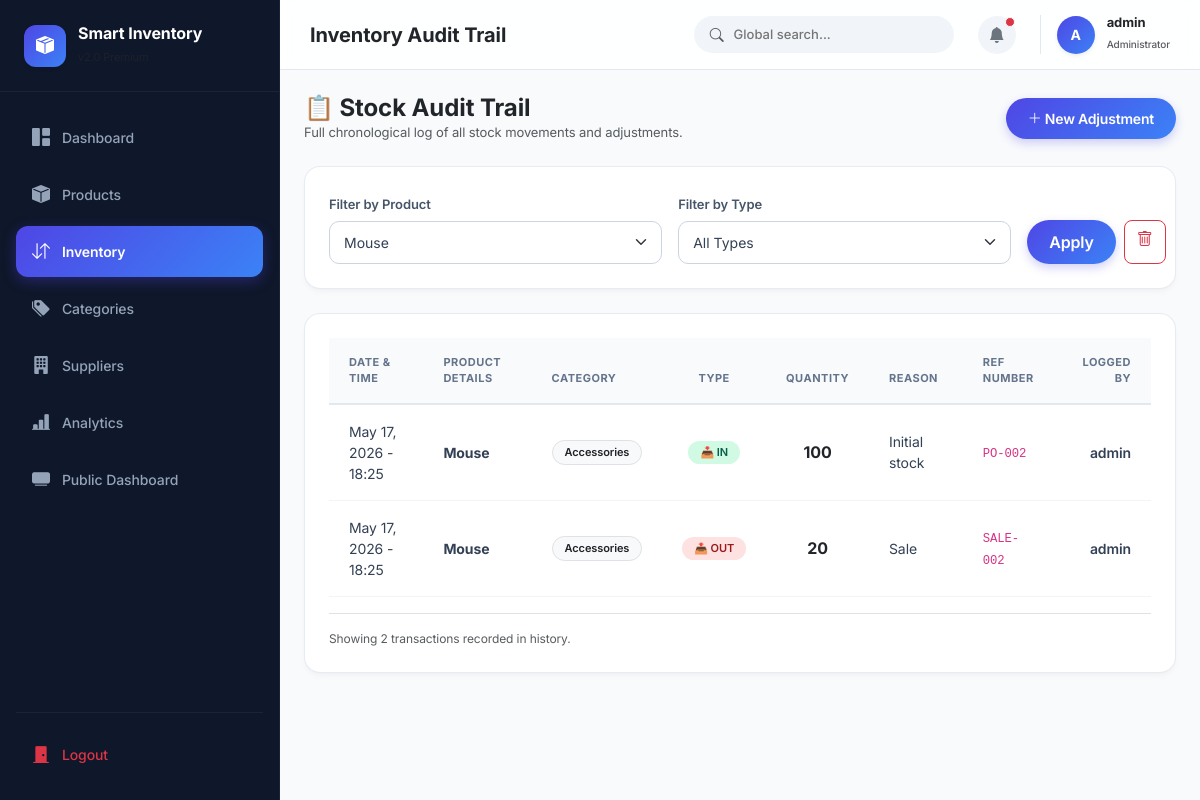
The page /inventory/history.php?product_id=2 (signed in) on the database its author committed.
### tables this page shows
CREATE TABLE IF NOT EXISTS stock_movements (
    id INT PRIMARY KEY AUTO_INCREMENT,
    product_id INT NOT NULL,
    movement_type ENUM('IN', 'OUT') NOT NULL,
    quantity INT NOT NULL,
    reason VARCHAR(100),
    reference_no VARCHAR(50),
    created_by INT,
    created_at TIMESTAMP DEFAULT CURRENT_TIMESTAMP,
    FOREIGN KEY (product_id) REFERENCES products(id) ON DELETE CASCADE,
    FOREIGN KEY (created_by) REFERENCES users(id),
    INDEX idx_product (product_id),
    INDEX idx_type (movement_type),
    INDEX idx_date (created_at)
);

CREATE TABLE IF NOT EXISTS products (
    id INT PRIMARY KEY AUTO_INCREMENT,
    name VARCHAR(100) NOT NULL,
    category VARCHAR(50),
    price DECIMAL(10, 2),
    supplier_id INT,
    sku VARCHAR(50),
    description TEXT,
    barcode VARCHAR(50),
    created_at TIMESTAMP DEFAULT CURRENT_TIMESTAMP,
    updated_at TIMESTAMP DEFAULT CURRENT_TIMESTAMP ON UPDATE CURRENT_TIMESTAMP,
    INDEX idx_name (name),
    INDEX idx_category (category)
);

CREATE TABLE IF NOT EXISTS users (
    id INT PRIMARY KEY AUTO_INCREMENT,
    username VARCHAR(50) UNIQUE NOT NULL,
    password VARCHAR(255) NOT NULL,
    created_at TIMESTAMP DEFAULT CURRENT_TIMESTAMP
);

### inventory/history.php (the view, shortened to what this page needs)
<?php
require_once '../config/db.php';
$filter_product = trim($_GET['product_id'] ?? '');
$filter_type = trim($_GET['movement_type'] ?? '');
$all_products = [];
$movements = [];
try {
    $stmt_prod = $pdo->prepare('SELECT id, name FROM products ORDER BY name');
    $stmt_prod->execute();
    $all_products = $stmt_prod->fetchAll();
    $query = '
        SELECT
            sm.id,
            sm.created_at,
            p.name as product_name,
            p.category,
            sm.movement_type,
            sm.quantity,
            sm.reason,
            sm.reference_no,
            u.username as created_by
        FROM stock_movements sm
        JOIN products p ON sm.product_id = p.id
        LEFT JOIN users u ON sm.created_by = u.id
        WHERE 1=1
    ';
    $params = [];
    if ($filter_product) {
        $query .= ' AND sm.product_id = ?';
        $params[] = $filter_product;
    }
    $query .= ' ORDER BY sm.created_at DESC';
    $stmt = $pdo->prepare($query);
    $stmt->execute($params);
    $movements = $stmt->fetchAll();
} catch (PDOException $e) {
    error_log('Fetch Movements Error: ' . $e->getMessage());
}
require_once '../includes/layout-start.php';
?>
<div class="d-flex justify-content-between align-items-center mb-4">
    <div>
        <h4 class="fw-bold mb-0 text-dark">📋 Stock Audit Trail</h4>
        <p class="text-muted mb-0" style="font-size: 13px;">Full chronological log of all stock movements and adjustments.</p>
    </div>
    <div>
        <a href="movement.php" class="btn btn-primary btn-sm px-3 rounded-pill shadow-sm">
            <i class="bi bi-plus-lg"></i> New Adjustment
        </a>
    </div>
</div>
<div class="card card-custom border-0 shadow-sm p-4 mb-4">
    <form method="GET" class="row g-3 align-items-end">
        <div class="col-md-5">
            <label class="form-label fw-semibold text-secondary" style="font-size: 13px;">Filter by Product</label>
            <select name="product_id" id="product_id" class="form-select border rounded-3 p-2.5">
                <?php foreach ($all_products as $prod): ?>
                    <option value="<?php echo $prod['id']; ?>" <?php echo ($filter_product == $prod['id']) ? 'selected' : ''; ?>>
                        <?php echo htmlspecialchars($prod['name']); ?>
                    </option>
                <?php endforeach; ?>
            </select>
        </div>
        <div class="col-md-5">
            <label class="form-label fw-semibold text-secondary" style="font-size: 13px;">Filter by Type</label>
            <select name="movement_type" id="movement_type" class="form-select border rounded-3 p-2.5">
                <option value="">All Types</option>
            </select>
        </div>
        <div class="col-md-2 d-flex gap-2">
            <button type="submit" class="btn btn-primary w-100 py-2.5 rounded-3">Apply</button>
            <?php if ($filter_product || $filter_type): ?>
                <a href="history.php" class="btn btn-outline-danger py-2.5 rounded-3"><i class="bi bi-trash"></i></a>
            <?php endif; ?>
        </div>
    </form>
</div>
<div class="card card-custom border-0 shadow-sm p-4 mb-4">
    <?php if (empty($movements)): ?>
        <div class="d-flex flex-column align-items-center justify-content-center py-5">
            <div class="avatar shadow-sm bg-light text-muted mb-3" style="width: 50px; height: 50px;"><i class="bi bi-clock-history fs-3"></i></div>
            <h6 class="fw-bold text-secondary mb-1">No transaction history</h6>
            <p class="text-muted mb-3" style="font-size: 12px;">No movements record matches this filter.</p>
            <a href="movement.php" class="btn btn-sm btn-success rounded-pill px-3">+ Add Movement</a>
        </div>
    <?php else: ?>
        <div class="table-responsive">
            <table class="table align-middle table-hover">
                <thead>
                    <tr>
                        <th>Date & Time</th>
                        <th>Product Details</th>
                        <th>Category</th>
                        <th class="text-center">Type</th>
                        <th class="text-center">Quantity</th>
                        <th>Reason</th>
                        <th>Ref Number</th>
                        <th class="text-end">Logged By</th>
                    </tr>
                </thead>
                <tbody>
                    <?php foreach ($movements as $movement): ?>
                    <tr>
                        <td class="text-muted" style="font-size: 13px;"><?php echo date('M d, Y - H:i', strtotime($movement['created_at'])); ?></td>
                        <td class="fw-bold text-dark"><?php echo htmlspecialchars($movement['product_name']); ?></td>
                        <td><span class="badge bg-light text-dark border"><?php echo htmlspecialchars($movement['category'] ?: 'Other'); ?></span></td>
                        <td class="text-center">
                            <?php if ($movement['movement_type'] === 'IN'): ?>
                                <span class="badge bg-success-subtle text-success px-2.5 py-1.5 rounded-pill" style="font-size: 11px;">📥 IN</span>
                            <?php else: ?>
                                <span class="badge bg-danger-subtle text-danger px-2.5 py-1.5 rounded-pill" style="font-size: 11px;">📤 OUT</span>
                            <?php endif; ?>
                        </td>
                        <td class="text-center"><strong class="fs-6 text-dark"><?php echo (int)$movement['quantity']; ?></strong></td>
                        <td class="text-muted" style="font-size: 13px;"><?php echo htmlspecialchars($movement['reason'] ?: '—'); ?></td>
                        <td><code><?php echo htmlspecialchars($movement['reference_no'] ?: '—'); ?></code></td>
                        <td class="text-end fw-semibold text-dark" style="font-size: 13px;"><?php echo htmlspecialchars($movement['created_by'] ?? 'System'); ?></td>
                    </tr>
                    <?php endforeach; ?>
                </tbody>
            </table>
        </div>
        <div class="d-flex justify-content-between align-items-center mt-3 pt-3 border-top">
            <span class="text-muted" style="font-size: 12px;">Showing <?php echo count($movements); ?> transactions recorded in history.</span>
        </div>
    <?php endif; ?>
</div>
<?php
require_once '../includes/layout-end.php';
?>

### includes/layout-start.php (style rules this page uses)
body { font-family: 'Inter', sans-serif; background-color: #f8fafc; color: #334155; overflow-x: hidden; letter-spacing: -0.1px; }
.card, .card-custom { background: #ffffff !important; border: 1px solid rgba(226, 232, 240, 0.8) !important; border-radius: 16px !important; box-shadow: 0 4px 6px -1px rgba(0, 0, 0, 0.03), 0 2px 4px -1px rgba(0, 0, 0, 0.015) !important; transition: all 0.3s cubic-bezier(0.4, 0, 0.2, 1) !important; }
.form-control, .form-select { border: 1px solid #cbd5e1 !important; border-radius: 10px !important; padding: 10px 14px !important; font-size: 14px !important; transition: all 0.2s ease-in-out !important; color: #334155 !important; }
.form-label { font-weight: 600 !important; color: #475569 !important; margin-bottom: 6px !important; font-size: 13px !important; }
.btn-primary { background: linear-gradient(135deg, #4f46e5 0%, #3b82f6 100%) !important; border: none !important; font-weight: 600 !important; letter-spacing: -0.2px !important; padding: 10px 22px !important; border-radius: 30px !important; box-shadow: 0 4px 10px rgba(79, 70, 229, 0.25) !important; transition: all 0.2s ease-in-out !important; }
.table { border-collapse: separate !important; border-spacing: 0 0 !important; width: 100% !important; margin-bottom: 0 !important; }
.table th { font-weight: 700 !important; text-transform: uppercase !important; font-size: 11px !important; letter-spacing: 0.5px !important; color: #64748b !important; background-color: #f8fafc !important; border-bottom: 2px solid #e2e8f0 !important; padding: 16px 20px !important; }
.table td { padding: 16px 20px !important; font-size: 14px !important; color: #334155 !important; border-bottom: 1px solid #f1f5f9 !important; vertical-align: middle !important; }
.table-hover tbody tr { transition: background-color 0.2s ease !important; }
.badge { font-weight: 600 !important; border-radius: 30px !important; padding: 6px 12px !important; font-size: 11px !important; }
.bg-success-subtle { background-color: #d1fae5 !important; color: #065f46 !important; }
.bg-danger-subtle { background-color: #fee2e2 !important; color: #991b1b !important; }

### rows shown on the page
stock_movements: created_at "May 17, 2026 - 18:25", product.name "Mouse", product.category "Accessories", movement_type "📥 IN", quantity "100", reason "Initial stock", reference_no "PO-002", created_by.username "admin"
stock_movements: created_at "May 17, 2026 - 18:25", product.name "Mouse", product.category "Accessories", movement_type "📤 OUT", quantity "20", reason "Sale", reference_no "SALE-002", created_by.username "admin"

### other values the page prints
$page_title "Inventory Audit Trail"
$user_initial "A"
$username "admin"
count($movements) "2"
form field product_id "Mouse"
